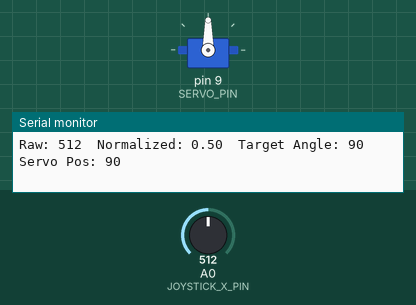
A sketch run on a simulated Arduino Uno, built with avr-gcc and run on an emulated ATmega328P. Shown: servo, the last lines printed to the serial monitor. The test bench sets the inputs (shaded band); at power-on: A0 (JOYSTICK_X_PIN) = 512.

Above: at 1.2 s.
1.3 s: A0 (JOYSTICK_X_PIN) set to 716
At 3.0 s:
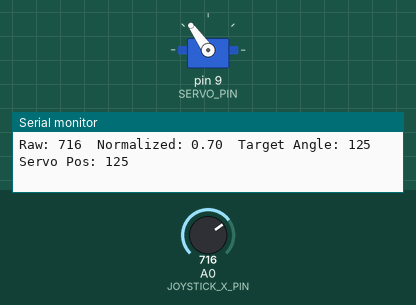
4.3 s: A0 (JOYSTICK_X_PIN) set to 989
At 6.7 s:
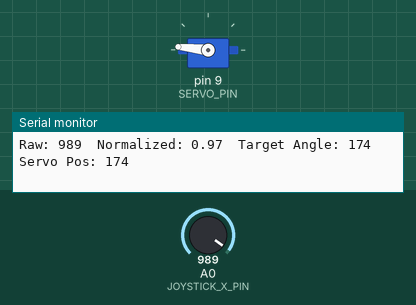
7.3 s: A0 (JOYSTICK_X_PIN) set to 1011
At 7.7 s:
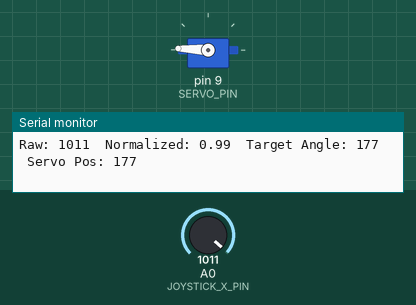
10.3 s: A0 (JOYSTICK_X_PIN) set to 306
At 10.82 s:
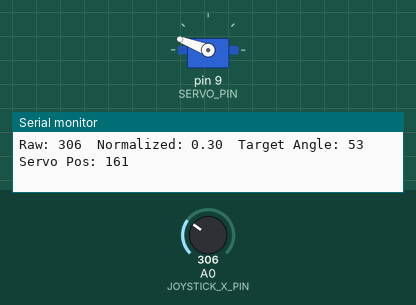
13.3 s: A0 (JOYSTICK_X_PIN) set to 80
Timing chart, 0 to 16.7 s (numbered marks = the images above; inputs shaded):
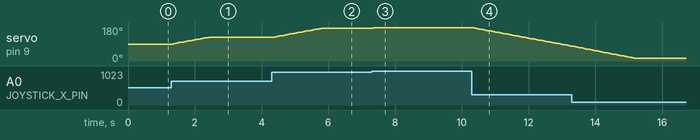

The sketch:

Joystick.ino
```cpp
#include <Servo.h>

const int JOYSTICK_X_PIN = A0;
const int SERVO_PIN = 9;

Servo myServo;

int rawValue = 0;
float normalized = 0.0;
int targetAngle = 90;
int currentAngle = 90;
const int SMOOTH_STEP = 2;

void setup() {
  myServo.attach(SERVO_PIN);
  Serial.begin(9600);

  myServo.write(currentAngle);
  Serial.println("🔧 SmoothServo Control Initialized");
  Serial.println("-----------------------------------");
}

void loop() {
  rawValue = analogRead(JOYSTICK_X_PIN);

  normalized = (float)rawValue / 1023.0;

  targetAngle = map(rawValue, 0, 1023, 0, 180);

  if (abs(targetAngle - currentAngle) > SMOOTH_STEP) {
    if (targetAngle > currentAngle) currentAngle += SMOOTH_STEP;
    else currentAngle -= SMOOTH_STEP;
    myServo.write(currentAngle);
  } else {

    currentAngle = targetAngle;
    myServo.write(currentAngle);
  }

  Serial.print("Raw: "); Serial.print(rawValue);
  Serial.print("\tNormalized: "); Serial.print(normalized, 2);
  Serial.print("\tTarget Angle: "); Serial.print(targetAngle);
  Serial.print("\tServo Pos: "); Serial.println(currentAngle);

  delay(20);
}
```

Measured:
- after the input at 1.3 s, servo on pin 9 (SERVO_PIN): moves from 90° to 125° over 1.1 s, starting after 0.06 s
- after the input at 4.3 s, servo on pin 9 (SERVO_PIN): moves from 125° to 174° over 1.5 s, starting after 0.05 s
- after the input at 7.3 s, servo on pin 9 (SERVO_PIN): 174° → 176° at once, → 177° 0.06 s later
- after the input at 10.3 s, servo on pin 9 (SERVO_PIN): moves from 177° to 79° over 2.9 s, starting at once
